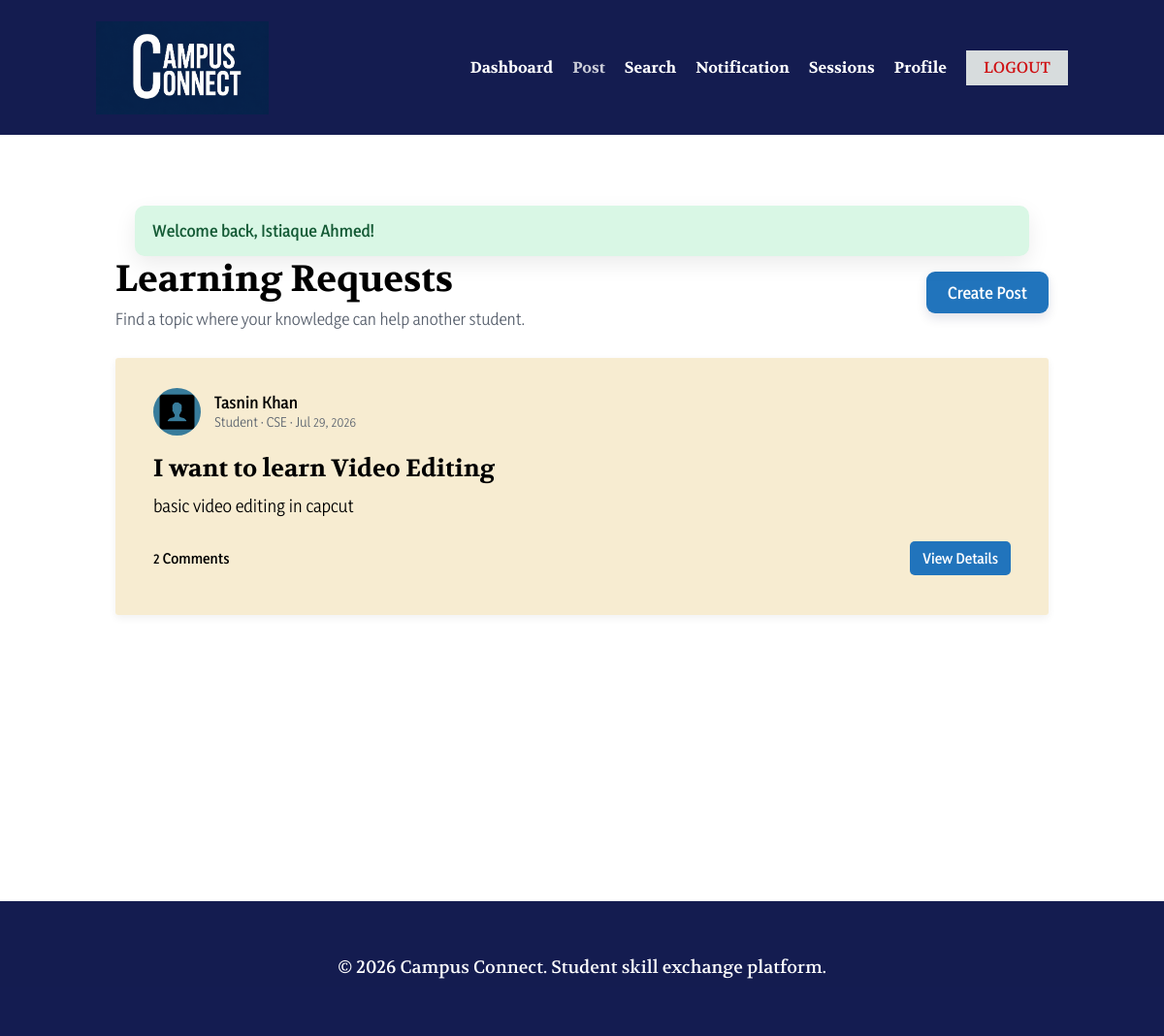
Screenshot of /posts.php (signed in) with the database file from the repository.
### tables this page shows
CREATE TABLE IF NOT EXISTS `posts` (
  `id` int(11) NOT NULL AUTO_INCREMENT,
  `user_id` int(11) NOT NULL,
  `title` varchar(180) NOT NULL,
  `description` text NOT NULL,
  `resource_url` varchar(500) DEFAULT NULL,
  `attachment` varchar(255) DEFAULT NULL,
  `created_at` datetime NOT NULL DEFAULT current_timestamp(),
  `updated_at` datetime DEFAULT NULL ON UPDATE current_timestamp(),
  PRIMARY KEY (`id`),
  KEY `idx_posts_created` (`created_at`),
  KEY `idx_posts_user` (`user_id`),
  FULLTEXT KEY `ft_posts_title_description` (`title`,`description`),
  CONSTRAINT `fk_posts_user`
    FOREIGN KEY (`user_id`) REFERENCES `users` (`id`) ON DELETE CASCADE
);

CREATE TABLE IF NOT EXISTS `users` (
  `id` int(11) NOT NULL AUTO_INCREMENT,
  `name` varchar(120) NOT NULL,
  `email` varchar(160) NOT NULL,
  `password` varchar(255) NOT NULL,
  `role` enum('student','teacher','admin') NOT NULL DEFAULT 'student',
  `department` varchar(120) DEFAULT NULL,
  `semester` varchar(50) DEFAULT NULL,
  `bio` text DEFAULT NULL,
  `profile_photo` varchar(255) DEFAULT NULL,
  `status` enum('active','blocked') NOT NULL DEFAULT 'active',
  `created_at` datetime NOT NULL DEFAULT current_timestamp(),
  `updated_at` datetime DEFAULT NULL ON UPDATE current_timestamp(),
  PRIMARY KEY (`id`),
  UNIQUE KEY `uq_users_email` (`email`)
);

### includes/db.php (called while the page is built, shortened)
<?php
function db(): PDO
{
    static $pdo = null;
    if ($pdo === null) {
        $dsn = 'mysql:host=' . DB_HOST . ';dbname=' . DB_NAME . ';charset=utf8mb4';
        $options = [
            PDO::ATTR_ERRMODE => PDO::ERRMODE_EXCEPTION,
            PDO::ATTR_DEFAULT_FETCH_MODE => PDO::FETCH_ASSOC,
            PDO::ATTR_EMULATE_PREPARES => false,
        ];
        $pdo = new PDO($dsn, DB_USER, DB_PASS, $options);
    }
    return $pdo;
}
?>

### posts.php (the view, shortened to what this page needs)
<?php
$stmt = db()->query("SELECT p.*, u.name AS author_name, u.role AS author_role, u.department AS author_department, u.profile_photo AS author_photo, (SELECT COUNT(*) FROM comments c WHERE c.post_id=p.id) AS comment_count FROM posts p JOIN users u ON u.id=p.user_id ORDER BY p.created_at DESC");
$posts = $stmt->fetchAll();
include __DIR__ . '/includes/header.php';
?>
<div class="feed-heading"><div><h1>Learning Requests</h1><p>Find a topic where your knowledge can help another student.</p></div><a class="figma-button" href="<?= url('create-post.php') ?>">Create Post</a></div>
<?php if (!$posts): ?>
    <section class="figma-empty-state"><img src="<?= url('assets/images/icon-post.png') ?>" alt=""><h2>No learning requests yet</h2><p>Be the first to publish a request.</p><a class="figma-button" href="<?= url('create-post.php') ?>">Create Post</a></section>
<?php else: ?>
    <section class="post-feed">
    <?php foreach ($posts as $post): ?>
        <article class="learning-post-card">
            <div class="post-author-row">
                <a href="<?= url('profile.php?id=' . (int)$post['user_id']) ?>" class="mini-avatar-wrap"><img src="<?= e(user_avatar(['profile_photo'=>$post['author_photo']])) ?>" alt=""></a>
                <div><a class="post-author-name" href="<?= url('profile.php?id=' . (int)$post['user_id']) ?>"><?= e($post['author_name']) ?></a><span><?= e(ucfirst($post['author_role'])) ?> · <?= e($post['author_department'] ?: 'Campus Connect') ?> · <?= e(time_ago($post['created_at'])) ?></span></div>
            </div>
            <h2><a href="<?= url('post-details.php?id=' . (int)$post['id']) ?>"><?= e($post['title']) ?></a></h2>
            <p><?= e(excerpt($post['description'], 260)) ?></p>
            <div class="post-card-footer"><span><?= (int)$post['comment_count'] ?> Comment<?= (int)$post['comment_count'] === 1 ? '' : 's' ?></span><a href="<?= url('post-details.php?id=' . (int)$post['id']) ?>">View Details</a></div>
        </article>
    <?php endforeach; ?>
    </section>
<?php endif; ?>
<?php include __DIR__ . '/includes/footer.php'; ?>

### assets/css/style.css (style rules this page uses)
:root { --navy:#000942; --navy-overlay:rgba(0,9,66,.92); --paper:#fbf3fd; --mint:rgba(153,196,173,.39); --blue:#2174bc; --ink:#000; --muted:#d7dcdd; --danger:#cf0f12; }
* { box-sizing:border-box }
html { scroll-behavior:smooth }
body { margin:0;background:#fff;color:var(--ink);font-family:Volkhov,Georgia,serif;line-height:1.25 }
button,a { touch-action:manipulation }
img { display:block;max-width:100% }
a { color:inherit }
.section-heading-row,.feed-heading,.notification-heading,.sessions-heading,.admin-title { display:flex;align-items:flex-start;justify-content:space-between;gap:24px }
.section-heading-row h2,.feed-heading h1,.notification-heading h1,.sessions-heading h1,.admin-title h1 { margin:0 }
.figma-button { min-width:126px;min-height:43px;padding:10px 22px;border:0;border-radius:9px;background:#2174bc;color:#fff!important;display:inline-flex;align-items:center;justify-content:center;gap:7px;text-decoration:none;font:600 16px/1.2 Yaldevi,Arial,sans-serif;cursor:pointer;box-shadow:0 5px 12px rgba(0,9,66,.12) }
.feed-heading { align-items:center;margin-bottom:30px }
.feed-heading h1 { font-size:38px }
.feed-heading p,.sessions-heading p,.admin-title p { margin:6px 0 0;font:400 16px Yaldevi,Arial,sans-serif;color:#59616e }
.post-feed { display:grid;gap:26px }
.learning-post-card { min-height:265px;padding:31px 39px;border-radius:3px;background:rgba(237,213,155,.46);box-shadow:0 3px 8px rgba(0,0,0,.06) }
.post-author-row { display:flex;align-items:center;gap:14px;font-family:Yaldevi,Arial,sans-serif }
.mini-avatar-wrap { flex:0 0 auto }
.mini-avatar,.mini-avatar-wrap img { width:49px;height:49px;border-radius:50%;object-fit:cover;background:#387c9b }
.post-author-row>div { display:flex;flex-direction:column;gap:2px }
.post-author-name { font-weight:600;text-decoration:none }
.post-author-row span { font-size:13px;color:#5d6570 }
.learning-post-card h2 { margin:19px 0 10px;font-size:25px }
.learning-post-card h2 a { text-decoration:none }
.learning-post-card>p { margin:0;font:400 17px/1.5 Yaldevi,Arial,sans-serif }
.post-card-footer { margin-top:23px;display:flex;align-items:center;justify-content:space-between;font:600 14px Yaldevi,Arial,sans-serif }
.post-card-footer a { padding:8px 13px;border-radius:5px;background:#2174bc;color:#fff;text-decoration:none }

### rows the page displays
posts: user.name "Tasnin Khan", user.role "Student", user.department "CSE", created_at "Jul 29, 2026", title "I want to learn Video Editing", description "basic video editing in capcut", comment_count "2"

### other values shown
$item['message'] "Welcome back, Istiaque Ahmed!"
